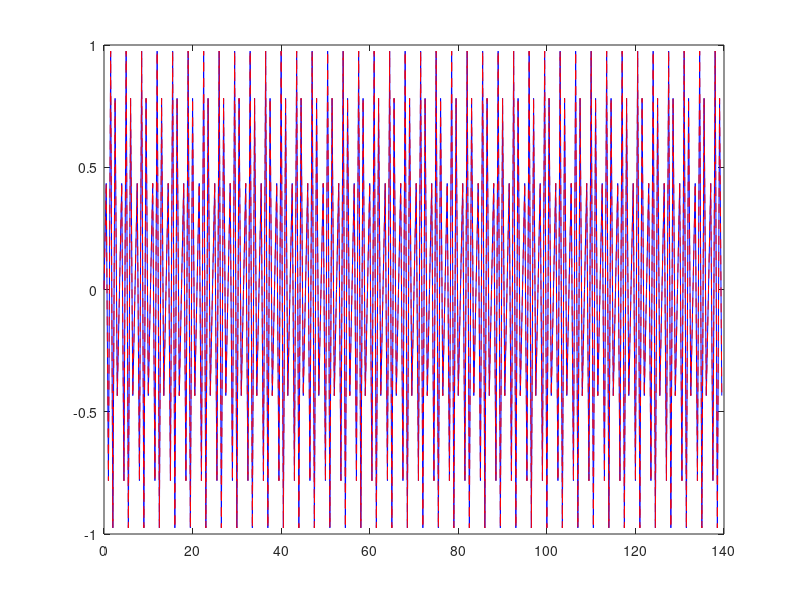

The MATLAB script that drew this image:
clc
clear all
close all
%% declaration of frequency vector
Fs = 140;
dt = 1/Fs;
Tk = 2;
t = 0:dt:(Tk-dt);

L = length(t)

df = Fs / L;

fvec = (0:L-1)*df;
%% 
f = 60;
x = sin(2*pi*f*t);

transform = fft(x);
inverseTransform = ifft(transform);

plot(fvec,x,'b')
hold on
plot(fvec,inverseTransform,'r--')

maxBlad = 0;
for k = 1:L
   blad(k) =  abs(x(k) - inverseTransform(k)); 
end

maxBlad = max(blad)


